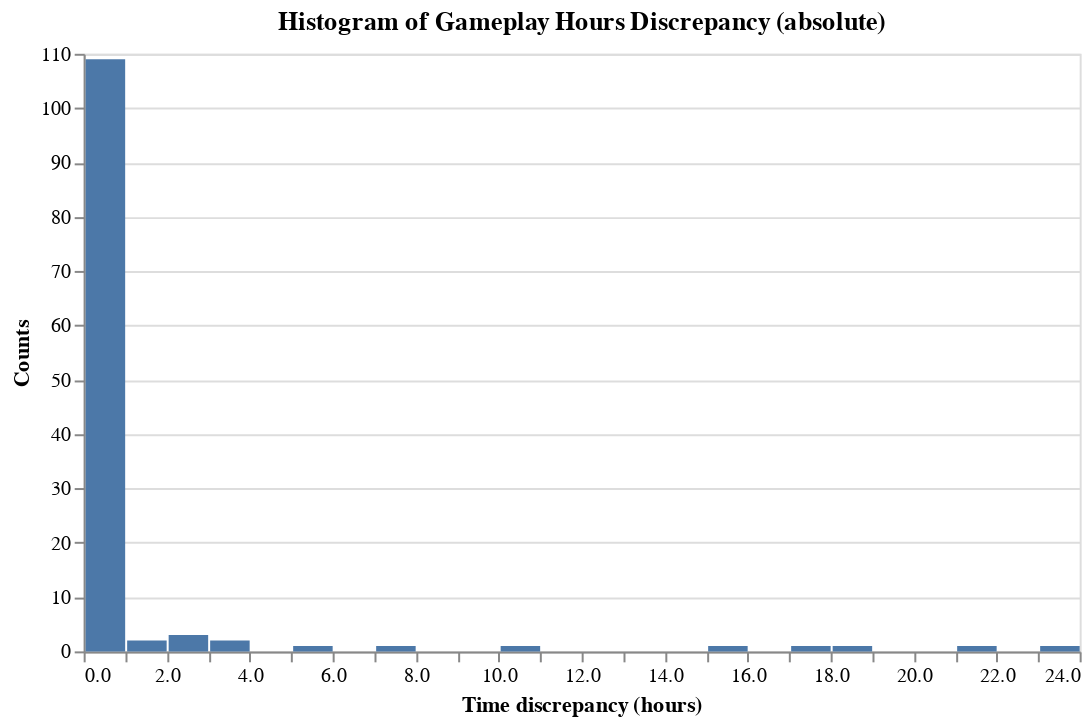

Notebook cell for this chart:
### Markdown cell above
We can see from the following histogram that absolute discrepancies are generally small but can be huge: most are under one hour, but several are over ten hours.

### Code cell
hours_diff_plot = (
    alt.Chart(hours_mismatch)
    .mark_bar()
    .encode(
        x=alt.X("hours_diff").bin(step=1).title("Time discrepancy (hours)"),
        y=alt.Y("count()").title("Counts"),
    )
    .properties(
        width=500,
        title="Histogram of Gameplay Hours Discrepancy (absolute)",
    )
)
hours_diff_plot

### Figure 1 — Vega specification as saved in the notebook (floating-point values rounded to 4 significant figures)
{"$schema": "https://vega.github.io/schema/vega/v5.json", "data": [{"name": "source_0", "values": [{"__count": 2, "bin_step_1_hours_diff": 3.0, "bin_step_1_hours_diff_end": 4.0}, {"__count": 109, "bin_step_1_hours_diff": 0.0, "bin_step_1_hours_diff_end": 1.0}, {"__count": 1, "bin_step_1_hours_diff": 5.0, "bin_step_1_hours_diff_end": 6.0}, {"__count": 2, "bin_step_1_hours_diff": 1.0, "bin_step_1_hours_diff_end": 2.0}, {"__count": 1, "bin_step_1_hours_diff": 17.0, "bin_step_1_hours_diff_end": 18.0}, {"__count": 1, "bin_step_1_hours_diff": 10.0, "bin_step_1_hours_diff_end": 11.0}, {"__count": 1, "bin_step_1_hours_diff": 21.0, "bin_step_1_hours_diff_end": 22.0}, {"__count": 1, "bin_step_1_hours_diff": 15.0, "bin_step_1_hours_diff_end": 16.0}, {"__count": 3, "bin_step_1_hours_diff": 2.0, "bin_step_1_hours_diff_end": 3.0}, {"__count": 1, "bin_step_1_hours_diff": 23.0, "bin_step_1_hours_diff_end": 24.0}, {"__count": 1, "bin_step_1_hours_diff": 18.0, "bin_step_1_hours_diff_end": 19.0}, {"__count": 1, "bin_step_1_hours_diff": 7.0, "bin_step_1_hours_diff_end": 8.0}]}, {"name": "source_0_y_domain___count", "values": [{"min": 1, "max": 109}]}], "signals": [{"name": "bin_step_1_hours_diff_bins", "value": {"fields": ["hours_diff"], "fname": "bin_hours_diff", "start": 0.0, "step": 1.0, "stop": 24.0}}], "marks": [{"type": "rect", "name": "marks", "from": {"data": "source_0"}, "encode": {"update": {"x2": {"field": "bin_step_1_hours_diff", "scale": "x", "offset": {"signal": "0.5 + (abs(scale(\"x\", datum[\"bin_step_1_hours_diff_end\"]) - scale(\"x\", datum[\"bin_step_1_hours_diff\"])) < 0.25 ? -0.5 * (0.25 - (abs(scale(\"x\", datum[\"bin_step_1_hours_diff_end\"]) - scale(\"x\", datum[\"bin_step_1_hours_diff\"])))) : 0.5)"}}, "y": {"field": "__count", "scale": "y"}, "y2": {"value": 0, "scale": "y"}, "x": {"field": "bin_step_1_hours_diff_end", "scale": "x", "offset": {"signal": "0.5 + (abs(scale(\"x\", datum[\"bin_step_1_hours_diff_end\"]) - scale(\"x\", datum[\"bin_step_1_hours_diff\"])) < 0.25 ? 0.5 * (0.25 - (abs(scale(\"x\", datum[\"bin_step_1_hours_diff_end\"]) - scale(\"x\", datum[\"bin_step_1_hours_diff\"])))) : -0.5)"}}, "fill": {"value": "#4c78a8"}}}, "style": ["bar"]}], "scales": [{"name": "x", "type": "linear", "domain": {"signal": "[bin_step_1_hours_diff_bins.start, bin_step_1_hours_diff_bins.stop]"}, "range": [0, {"signal": "width"}], "bins": {"signal": "bin_step_1_hours_diff_bins"}, "zero": false}, {"name": "y", "type": "linear", "domain": [{"signal": "(data(\"source_0_y_domain___count\")[0] || {}).min"}, {"signal": "(data(\"source_0_y_domain___count\")[0] || {}).max"}], "range": [{"signal": "height"}, 0], "nice": true, "zero": true}], "axes": [{"scale": "y", "orient": "left", "domain": false, "tickCount": {"signal": "ceil(height/40)"}, "labels": false, "gridScale": "x", "minExtent": 0, "ticks": false, "grid": true, "zindex": 0, "aria": false, "maxExtent": 0}, {"scale": "x", "zindex": 0, "orient": "bottom", "grid": false, "labelFlush": true, "labelOverlap": true, "title": "Time discrepancy (hours)", "tickCount": {"signal": "ceil(width/10)"}}, {"scale": "y", "title": "Counts", "tickCount": {"signal": "ceil(height/40)"}, "orient": "left", "labelOverlap": true, "zindex": 0, "grid": false}], "title": {"text": "Histogram of Gameplay Hours Discrepancy (absolute)", "frame": "group"}, "width": 500, "style": "cell", "background": "white", "height": 300, "padding": 5}
